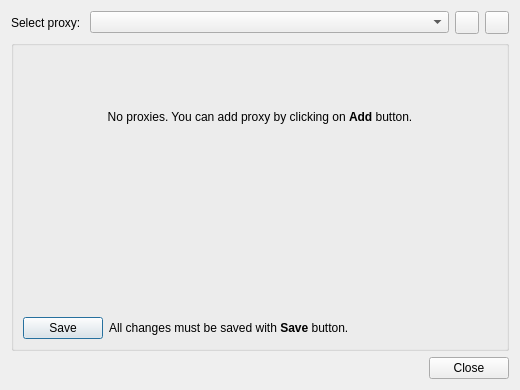
<?xml version="1.0" encoding="UTF-8"?>
<ui version="4.0">
 <class>SBI_NetworkIconDialog</class>
 <widget class="QWidget" name="SBI_NetworkIconDialog">
  <property name="geometry">
   <rect>
    <x>0</x>
    <y>0</y>
    <width>520</width>
    <height>390</height>
   </rect>
  </property>
  <property name="windowTitle">
   <string>Proxy Manager</string>
  </property>
  <layout class="QVBoxLayout" name="verticalLayout_2">
   <item>
    <layout class="QHBoxLayout" name="horizontalLayout">
     <item>
      <widget class="QLabel" name="label">
       <property name="sizePolicy">
        <sizepolicy hsizetype="Fixed" vsizetype="Preferred">
         <horstretch>0</horstretch>
         <verstretch>0</verstretch>
        </sizepolicy>
       </property>
       <property name="text">
        <string>Select proxy: </string>
       </property>
      </widget>
     </item>
     <item>
      <widget class="QComboBox" name="comboBox"/>
     </item>
     <item>
      <widget class="QToolButton" name="addButton">
       <property name="toolTip">
        <string>Add proxy</string>
       </property>
      </widget>
     </item>
     <item>
      <widget class="QToolButton" name="removeButton">
       <property name="toolTip">
        <string>Remove proxy</string>
       </property>
      </widget>
     </item>
    </layout>
   </item>
   <item>
    <widget class="QGroupBox" name="proxyBox">
     <property name="sizePolicy">
      <sizepolicy hsizetype="Preferred" vsizetype="Expanding">
       <horstretch>0</horstretch>
       <verstretch>0</verstretch>
      </sizepolicy>
     </property>
     <layout class="QVBoxLayout" name="verticalLayout">
      <item>
       <widget class="QLabel" name="noProxiesLabel">
        <property name="sizePolicy">
         <sizepolicy hsizetype="Preferred" vsizetype="Expanding">
          <horstretch>0</horstretch>
          <verstretch>0</verstretch>
         </sizepolicy>
        </property>
        <property name="text">
         <string>No proxies. You can add proxy by clicking on &lt;b&gt;Add&lt;/b&gt; button.</string>
        </property>
        <property name="alignment">
         <set>Qt::AlignCenter</set>
        </property>
       </widget>
      </item>
      <item>
       <widget class="SBI_ProxyWidget" name="proxyWidget" native="true">
        <property name="sizePolicy">
         <sizepolicy hsizetype="Preferred" vsizetype="Expanding">
          <horstretch>0</horstretch>
          <verstretch>0</verstretch>
         </sizepolicy>
        </property>
       </widget>
      </item>
      <item>
       <layout class="QHBoxLayout" name="horizontalLayout_2">
        <item>
         <widget class="QDialogButtonBox" name="proxyButtonBox">
          <property name="sizePolicy">
           <sizepolicy hsizetype="Fixed" vsizetype="Fixed">
            <horstretch>0</horstretch>
            <verstretch>0</verstretch>
           </sizepolicy>
          </property>
          <property name="standardButtons">
           <set>QDialogButtonBox::Save</set>
          </property>
         </widget>
        </item>
        <item>
         <widget class="QLabel" name="label_2">
          <property name="text">
           <string>All changes must be saved with &lt;b&gt;Save&lt;/b&gt; button.</string>
          </property>
         </widget>
        </item>
       </layout>
      </item>
     </layout>
    </widget>
   </item>
   <item>
    <widget class="QDialogButtonBox" name="closeButton">
     <property name="standardButtons">
      <set>QDialogButtonBox::Close</set>
     </property>
    </widget>
   </item>
  </layout>
 </widget>
 <customwidgets>
  <customwidget>
   <class>SBI_ProxyWidget</class>
   <extends>QWidget</extends>
   <header>sbi_proxywidget.h</header>
   <container>1</container>
  </customwidget>
 </customwidgets>
 <resources/>
 <connections/>
</ui>
